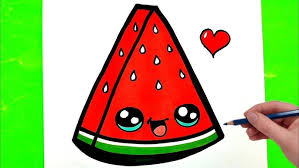
%> input picture image.jpeg, 299 x 168 px
$ octave image_processing_7.m   (GNU Octave 9; MATLAB toolbox functions it lacks are replaced by stand-ins)
%> lines starting %> are read from the running program, lines starting %| are printed output that depends on the picture
I = imread('image.jpeg');
%> I is the input picture: size 168x299x3 uint8; mean R, G, B 169.9, 177.4, 116.1

% hazır fonkisyonlar ile işlemler
I_fun_scaled = imresize(I,1.5);
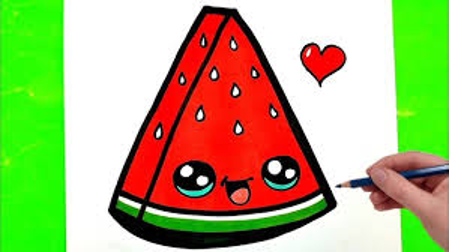
%> I_fun_scaled: size 252x449x3 uint8; mean R, G, B 169.9, 177.4, 116.2
I_fun_rotated = imrotate(I,50);
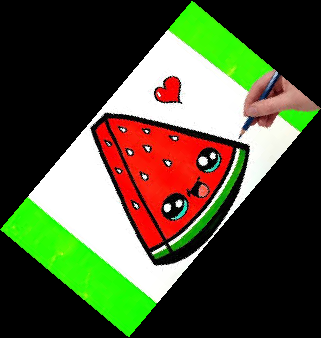
%> I_fun_rotated: size 338x321x3 uint8; mean R, G, B 78.7, 82.1, 53.8
rect = [10,20,20,30];
I_fun_croped = imcrop(I,rect);
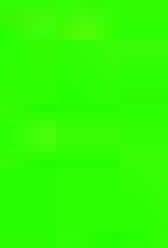
%> I_fun_croped: size 31x21x3 uint8 (shown 8 times larger); mean R, G, B 47, 253.5, 2.8
I_croped = I(10:20,20:30);
translate = [20,10];
I_fun_translated = imtranslate(I,translate);
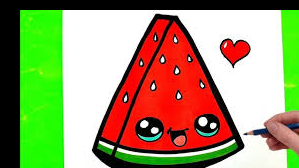
%> I_fun_translated: size 168x299x3 uint8; mean R, G, B 155, 152.2, 105

% manuel işlemler
% shearing hazır fonkisyonu yoktur
sv  = 0.1;
sh  = 0.3;
shear = [1,sh,0;
         sv,1,0;
         0,0,1];
shear_affined = affine2d(shear'); % transpozu verilir
I_manuel_sheared = imwarp(I,shear_affined);
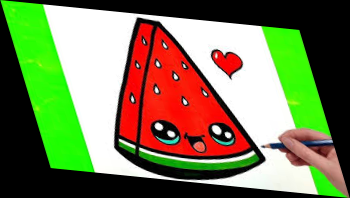
%> I_manuel_sheared: size 198x350x3 uint8; mean R, G, B 119.5, 124.7, 81.6

% manuel translate
tx = 20;
ty = 10;
trans = [1,0,0;
         0,1,0;
         tx,ty,1];
%> (the run ends here)
